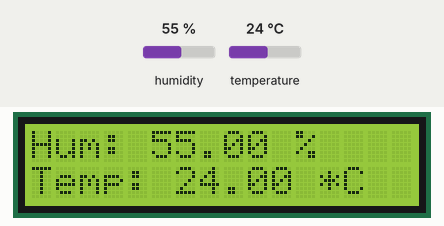
A sketch run on a simulated Arduino Uno, built with avr-gcc and run on an emulated ATmega328P. Shown: 16×2 character LCD. The test bench sets the inputs (shaded band); at power-on: humidity 55 %, temperature 24 °C.

Above: at 1.2 s.
1.3 s: humidity set to 22 %
At 2.6 s:
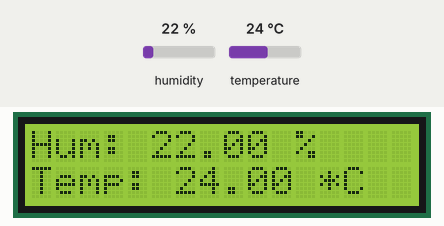
7.3 s: temperature set to 12 °C
At 8.5 s:
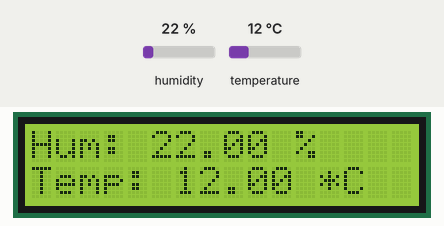
10.0 s: humidity set to 40 %
At 10.9 s:
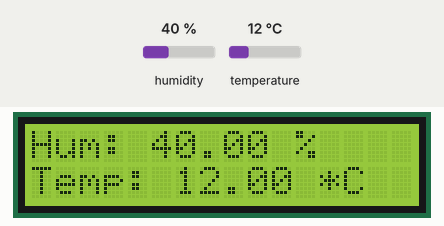
16.0 s: temperature set to 19 °C
At 16.8 s:
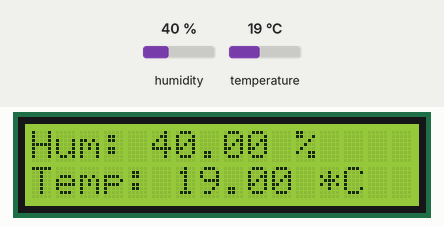
Timing chart, 0 to 19.0 s (numbered marks = the images above; inputs shaded):
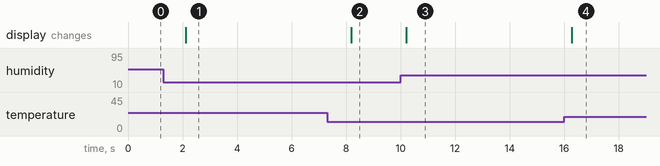

Measured:
- after the input at 1.3 s, the display: changes after 0.82 s (image 1)
- after the input at 7.3 s, the display: changes after 0.89 s (image 2)
- after the input at 10.0 s, the display: changes after 0.21 s (image 3)
- after the input at 16.0 s, the display: changes after 0.28 s (image 4)

The sketch:

Arduino_LcdI2C_DHT22.ino
```cpp
/*  LCD screen with DHT22 sensor demo sketch
 *
 * This sketch shows you how to use the 16x2 LCD display in
 * 4-bit mode with the Arduino Uno, and display data from
 * the DHT22 sensor.
 *
 * The LiquidCrystal library works with all LCD displays that are
 * compatible with the Hitachi HD44780 driver. There are many
 * of them out there, and you  can usually tell them by the
 * 16-pin interface.
 *
 * Components
 * ----------
 *  - Arduino Uno
 *  - 10KOhm potentiometer
 *  - DHT22
 *  - 10KOhm resistor for the sensor
 *  - jumper wires
 *  - Breadboard
 *
 *  Libraries
 *  ---------
 *  - LiquidCrystal (comes with Arduino IDE)
 *  - DHT
 *
 * Connections
 * -----------
 *  LCD screen    |    Arduino Uno
 *  -----------------------------
 *      1  (Vss)  |      GND
 *      2  (Vdd)  |      5V
 *      3  (VO)   |      Potentiometer
 *      4  (RS)   |      12
 *      5  (RW)   |      GND
 *      6  (E)    |      11
 *      7  (D0)   |      Not connected
 *      8  (D1)   |      Not connected
 *      9  (D2)   |      Not connected
 *      10 (D3)   |      Not connected
 *      11 (D4)   |      5
 *      12 (D5)   |      4
 *      13 (D6)   |      3
 *      14 (D7)   |      2
 *      15 (A)    |      5V
 *      16 (K)    |      GND
 *
 * For the potentiometer, connect the middle pin
 * to pin 3 (V0) of the display. The other two, connect
 * to 5V and GND. It doesn't matter which pin goes to
 * 5V and to GND.
 *
 * For the DHT22:
 *
 *  * Hold the sensor so that the grill is towards you. Here are the connections
 *
 *     -----------
 *     | - |  -  |
 *     | - |  -  |
 *     | - |  -  |
 *     | - |  -  |
 *     -----------
 *     |  |  |  |
 *     |  |  |  |
 *     |  |  |  |
 *     |  |  |  |
 *    5V  2     GND
 *      data
 *
 * Connect a 10KOhm resistor between the 5V and data pin (2)
 *
 * Other information
 * -----------------
 *  For information on the LiquidCrystal library: https://www.arduino.cc/en/Reference/LiquidCrystal
 *
 *  Created on November 18 2016 by Peter Dalmaris
 *
 */


#include <LiquidCrystal_I2C.h>

LiquidCrystal_I2C lcd(0x27,16,2);
#include "DHT.h"

#define DHTPIN 7     // what pin we're connected to
#define DHTTYPE DHT22   // DHT 22  (AM2302)
DHT dht(DHTPIN, DHTTYPE);


void setup() {

  //lcd.begin(16, 2);
  // Print a message to the LCD.
  lcd.print("DHT test");
  dht.begin();
  lcd.init();
  lcd.backlight();


}

void loop() {
  float h = dht.readHumidity();
  float t = dht.readTemperature();

  // check if returns are valid, if they are NaN (not a number) then something went wrong!
  if (isnan(t) || isnan(h)) {
    lcd.clear();
    lcd.setCursor(0, 0);
    lcd.print("Can't get reading");
    lcd.setCursor(0, 1);
    lcd.print("from DHT");

  } else {
    lcd.clear();
    lcd.setCursor(0, 0);
    lcd.print("Hum: ");
    lcd.print(h);
    lcd.print(" %");
    lcd.setCursor(0, 1);
    lcd.print("Temp: ");
    lcd.print(t);
    lcd.print(" *C");
  }
}
```
